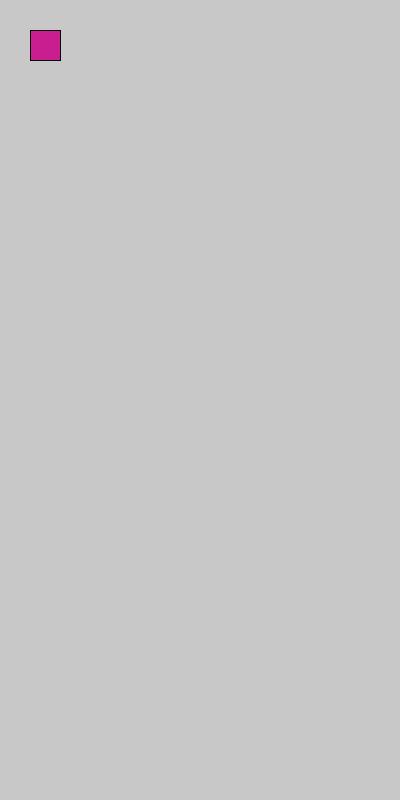
Frame 1 (no input)
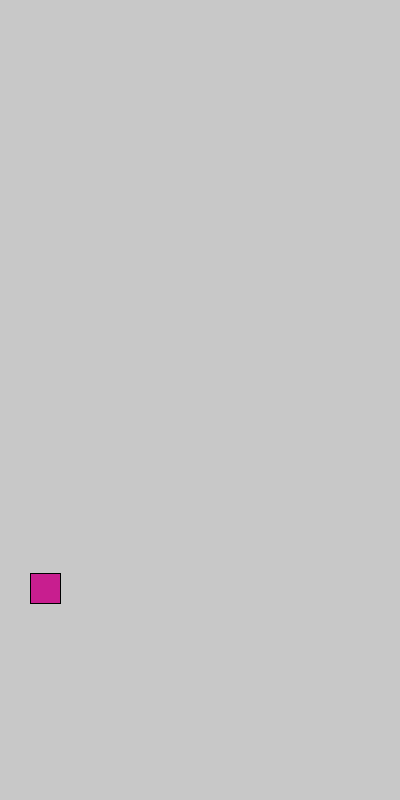
Frame 60 (the mouse pressed at the canvas centre just before this capture)
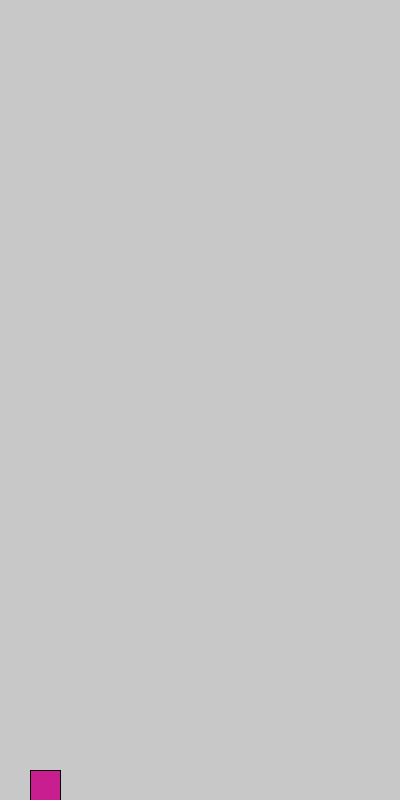
Frame 120 (the mouse held since frame 60 and released just before this capture)

The Processing sketch that drew these frames (run headless with seeded random() and noise(); from frame 60 on, the mouse is pressed at the canvas centre):

// Processing sketch: processing_74923
// ── processing_74923.pde

float rect_x;
float rect_y;

float rect_xspeed;
float rect_yspeed;



void setup(){
  size(400, 800);
  rect_x = 30;
  rect_y = 30;
  
  rect_xspeed = 0;
  rect_yspeed = .2;
}


void draw(){
  background(200);
  move_rect();
  draw_rect();
}


void draw_rect(){
  fill(200, 30, 143);
  rect(rect_x, rect_y, 30,30);
}


void move_rect() {
  //rect_y += rect_yspeed; increasing linearly to draw//
  rect_y = rect_y + rect_yspeed;
  rect_yspeed = rect_yspeed + .3;
  if(rect_y > height - 30) {
      rect_yspeed = rect_yspeed * -.1;
      rect_y = height - 30;}
}
